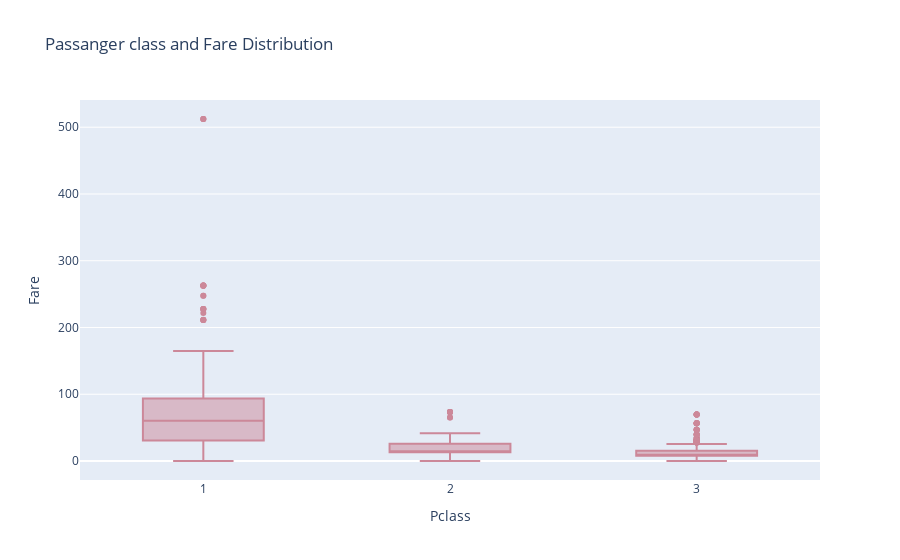

This figure's notebook cell:
### Code cell
fig = px.box(titanic, x = "Pclass", y = "Fare",
                  color_discrete_sequence = ["#CC8899"],
                  title = "Passanger class and Fare Distribution")
fig.show()

### Figure 1 — Plotly figure (JSON) as saved in the notebook; plotly's stock layout.template omitted (floating-point values rounded to 4 significant figures; data arrays with more than 128 entries replaced by an {"elided": "..."} marker saying what was removed)
{"data": [{"alignmentgroup": "True", "hovertemplate": "Pclass=%{x}<br>Fare=%{y}<extra></extra>", "legendgroup": "", "marker": {"color": "#CC8899"}, "name": "", "notched": false, "offsetgroup": "", "orientation": "v", "showlegend": false, "type": "box", "x": {"elided": "891 int values"}, "x0": " ", "xaxis": "x", "y": {"elided": "891 float values"}, "y0": " ", "yaxis": "y"}], "layout": {"boxmode": "group", "legend": {"tracegroupgap": 0}, "title": {"text": "Passanger class and Fare Distribution"}, "xaxis": {"anchor": "y", "domain": [0, 1], "title": {"text": "Pclass"}}, "yaxis": {"anchor": "x", "domain": [0, 1], "title": {"text": "Fare"}}}}
